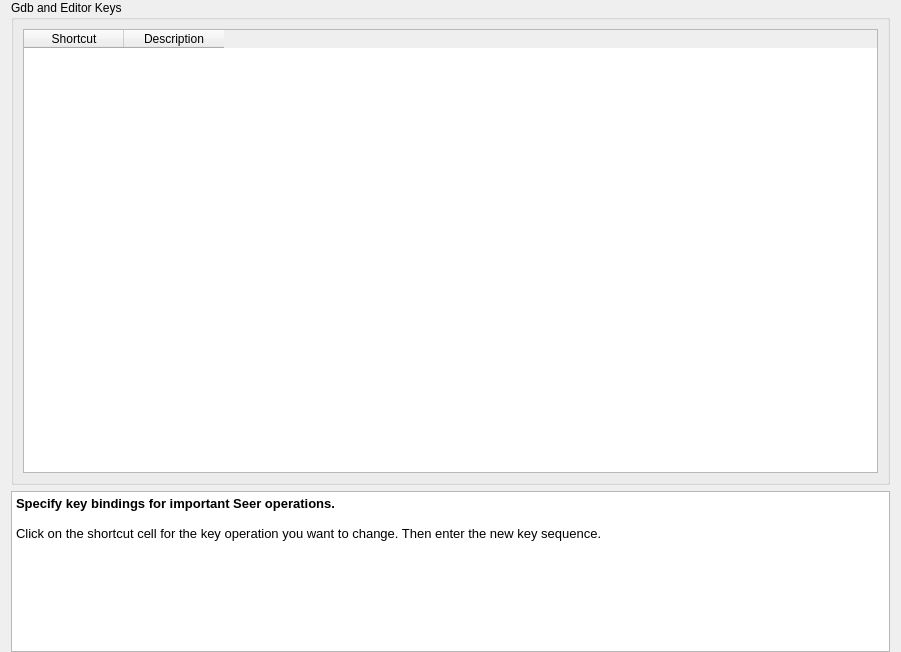
<?xml version="1.0" encoding="UTF-8"?>
<ui version="4.0">
 <class>SeerKeysConfigPage</class>
 <widget class="QWidget" name="SeerKeysConfigPage">
  <property name="geometry">
   <rect>
    <x>0</x>
    <y>0</y>
    <width>901</width>
    <height>652</height>
   </rect>
  </property>
  <property name="windowTitle">
   <string>SeerKeysConfigPage</string>
  </property>
  <layout class="QGridLayout" name="gridLayout_4">
   <property name="topMargin">
    <number>0</number>
   </property>
   <property name="bottomMargin">
    <number>0</number>
   </property>
   <item row="1" column="0">
    <widget class="QTextBrowser" name="textBrowser">
     <property name="sizePolicy">
      <sizepolicy hsizetype="Expanding" vsizetype="Expanding">
       <horstretch>0</horstretch>
       <verstretch>25</verstretch>
      </sizepolicy>
     </property>
     <property name="html">
      <string>&lt;!DOCTYPE HTML PUBLIC &quot;-//W3C//DTD HTML 4.0//EN&quot; &quot;http://www.w3.org/TR/REC-html40/strict.dtd&quot;&gt;
&lt;html&gt;&lt;head&gt;&lt;meta name=&quot;qrichtext&quot; content=&quot;1&quot; /&gt;&lt;style type=&quot;text/css&quot;&gt;
p, li { white-space: pre-wrap; }
&lt;/style&gt;&lt;/head&gt;&lt;body style=&quot; font-family:'Noto Sans'; font-size:10pt; font-weight:400; font-style:normal;&quot;&gt;
&lt;p style=&quot; margin-top:0px; margin-bottom:0px; margin-left:0px; margin-right:0px; -qt-block-indent:0; text-indent:0px;&quot;&gt;&lt;span style=&quot; font-weight:600;&quot;&gt;Specify key bindings for important Seer operations.&lt;/span&gt;&lt;/p&gt;
&lt;p style=&quot;-qt-paragraph-type:empty; margin-top:0px; margin-bottom:0px; margin-left:0px; margin-right:0px; -qt-block-indent:0; text-indent:0px; font-weight:600;&quot;&gt;&lt;br /&gt;&lt;/p&gt;
&lt;p style=&quot; margin-top:0px; margin-bottom:0px; margin-left:0px; margin-right:0px; -qt-block-indent:0; text-indent:0px;&quot;&gt;Click on the shortcut cell for the key operation you want to change. Then enter the new key sequence.&lt;/p&gt;
&lt;p style=&quot;-qt-paragraph-type:empty; margin-top:0px; margin-bottom:0px; margin-left:0px; margin-right:0px; -qt-block-indent:0; text-indent:0px;&quot;&gt;&lt;br /&gt;&lt;/p&gt;
&lt;p style=&quot;-qt-paragraph-type:empty; margin-top:0px; margin-bottom:0px; margin-left:0px; margin-right:0px; -qt-block-indent:0; text-indent:0px;&quot;&gt;&lt;br /&gt;&lt;/p&gt;
&lt;p style=&quot;-qt-paragraph-type:empty; margin-top:0px; margin-bottom:0px; margin-left:0px; margin-right:0px; -qt-block-indent:0; text-indent:0px;&quot;&gt;&lt;br /&gt;&lt;/p&gt;&lt;/body&gt;&lt;/html&gt;</string>
     </property>
    </widget>
   </item>
   <item row="0" column="0">
    <widget class="QGroupBox" name="gdbAndEditorKeysGroupBox">
     <property name="sizePolicy">
      <sizepolicy hsizetype="Preferred" vsizetype="Preferred">
       <horstretch>0</horstretch>
       <verstretch>75</verstretch>
      </sizepolicy>
     </property>
     <property name="title">
      <string>Gdb and Editor Keys</string>
     </property>
     <layout class="QGridLayout" name="gridLayout_3">
      <item row="0" column="0">
       <widget class="QTableWidget" name="keysTableWidget">
        <column>
         <property name="text">
          <string>Shortcut</string>
         </property>
        </column>
        <column>
         <property name="text">
          <string>Description</string>
         </property>
        </column>
       </widget>
      </item>
     </layout>
    </widget>
   </item>
  </layout>
 </widget>
 <resources>
  <include location="resource.qrc"/>
 </resources>
 <connections/>
</ui>
